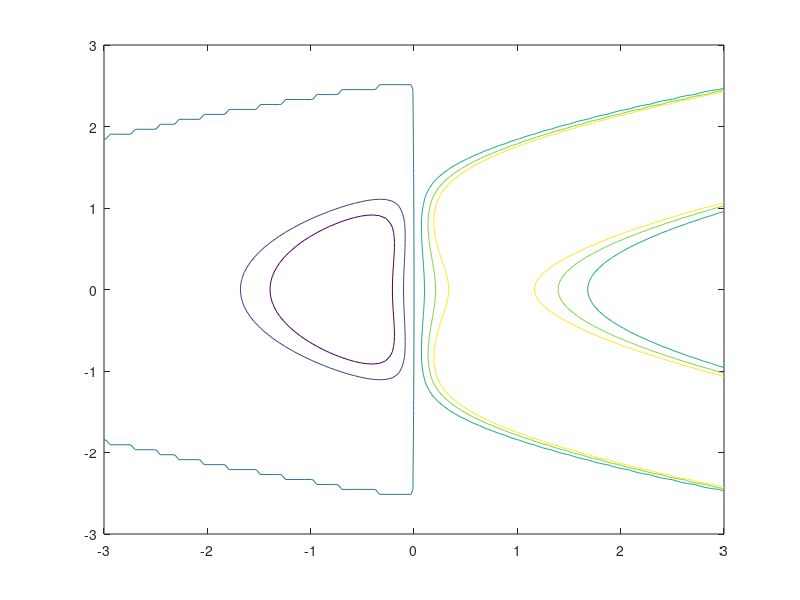
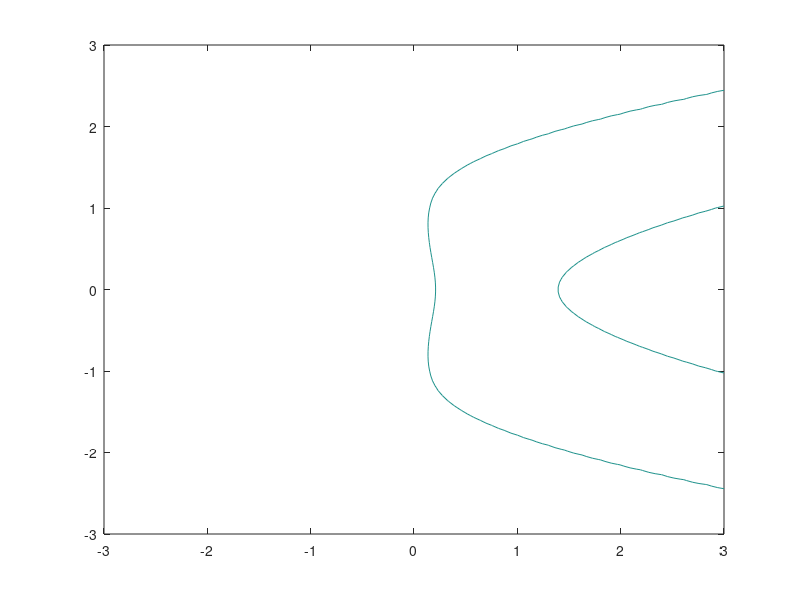
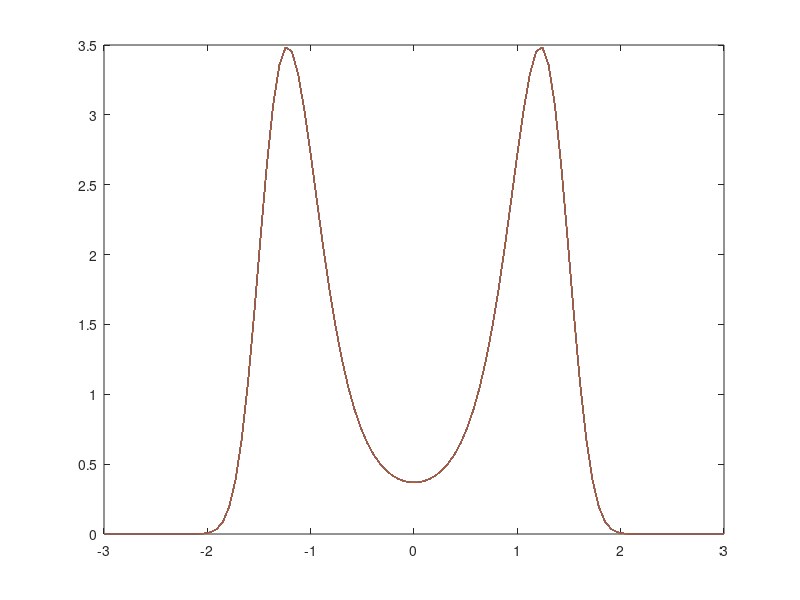

The MATLAB script that drew these images, in order:
clear; clc; close all;

% Description: Plots the graphs of a function

f = @(x,y) x.*exp(-(x-y.^2).^2 + y.^2);

v = -0.2:0.1:0.3;

X = linspace(-3,3,100);
Y = linspace(-3,3,100);
[x, y] = meshgrid(X,Y);

figure(1)
contour(x,y,f(x,y),v)

figure(2)
contour(x,y,f(x,y),[0.2, 0.2])

figure(3)
plot(Y,f(1,y))

func = @(y) f(1,y) - 0.2;

fzero(func,0)
